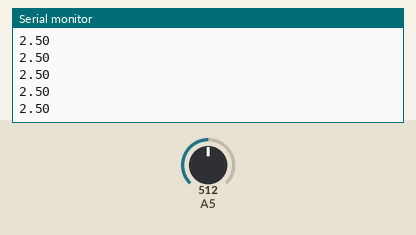
Bench run of a sketch on a simulated Arduino Uno, built with avr-gcc and run on an emulated ATmega328P. Parts: the last lines printed to the serial monitor. The inputs (shaded band) are chosen by the test bench; at power-on: A5 = 512.

Above: at 1.2 s.
1.3 s: A5 set to 716
At 2.0 s:
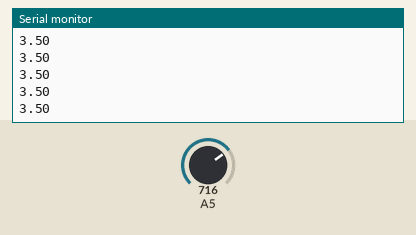
2.8 s: A5 set to 900
At 3.6 s:
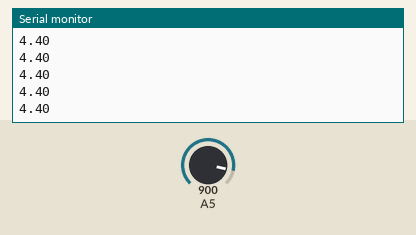
Timing chart, 0 to 5.8 s (numbered marks = the images above; inputs shaded):
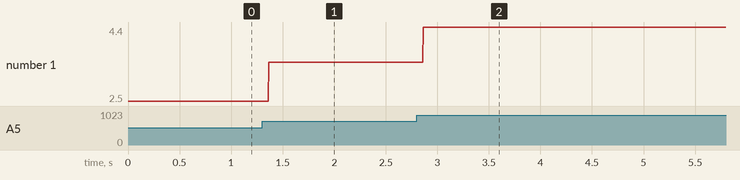

Measured:
- after the input at 1.3 s, the serial monitor: prints a new line after 0.07 s (image 1)
- after the input at 2.8 s, the serial monitor: prints a new line after 0.06 s (image 2)
- plotted number 1: 2.5 → 3.5 after the input at 1.3 s, 3.5 → 4.4 after the input at 2.8 s

The sketch:

demo.ino
```cpp
void setup()
{
  Serial.begin(9600);
}

void loop()
{
  int sensorValue = analogRead(A5);
  float voltage = sensorValue * (5.0 / 1023);
  Serial.println(voltage);
  delay(5);
}
```
